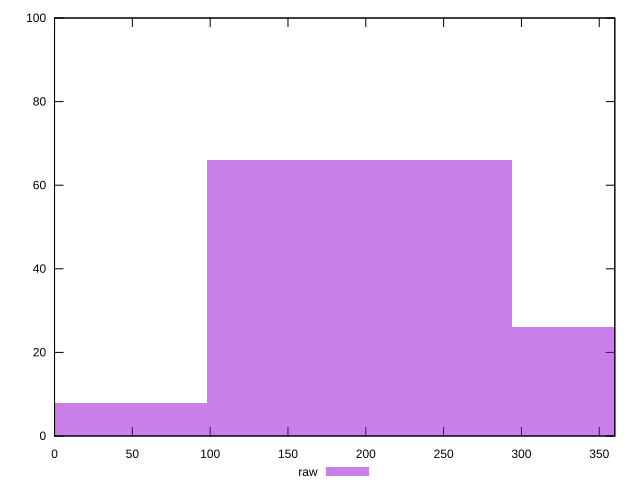

The gnuplot source for this figure:
reset

$raw <<EOF
196.0048170600386 66
392.0096341200772 26
0 8
EOF

set key outside below
set boxwidth 196.0048170600386
set xrange [0:360]
set yrange [0:100]
set trange [0:100]
set style fill transparent solid 0.5 noborder
set terminal svg size 640, 490 enhanced background rgb 'white'
set output "report_00015_2021-02-09T16-11-33.973Z/offscreen-images/samples/pages+cached/raw/histogram.svg"

plot $raw title "raw" with boxes

reset
